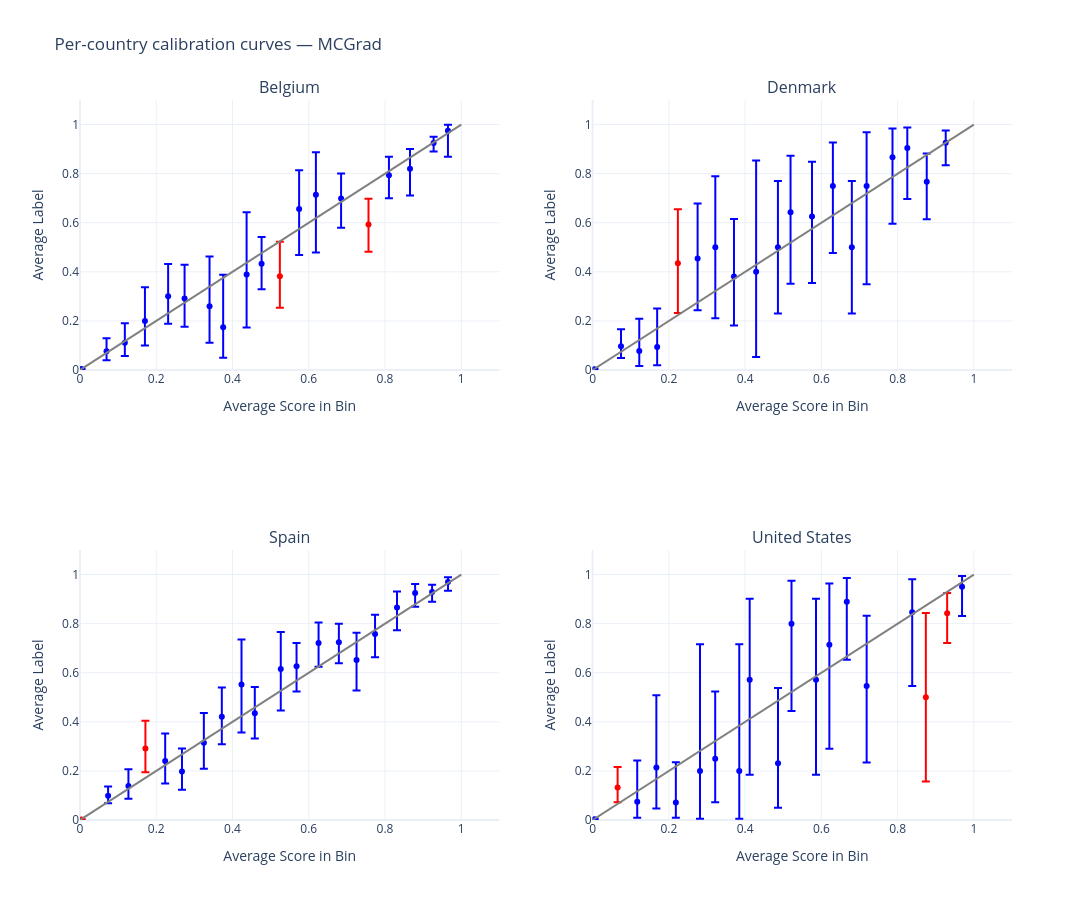

Notebook code for this chart:
### Markdown cell above
Per-country calibration curves after running MCGrad:

### Code cell
plotting.plot_calibration_curve_by_segment(
    test_df,
    group_var='country',
    score_col=MCGRAD_SCORE_COLUMN,
    label_col=LABEL_COLUMN,
    n_cols=2,
).update_layout(
    title='Per-country calibration curves — MCGrad',
    width=1400, height=900,
)

### Figure 1 — Plotly figure (JSON) as saved in the notebook; plotly's stock layout.template omitted (floating-point values rounded to 4 significant figures)
{"data": [{"error_y": {"array": [0.001818, 0.05296, 0.07901, 0.1372, 0.1321, 0.1381, 0.2036, 0.2139, 0.2537, 0.1087, 0.158, 0.1729, 0.1019, 0.07546, 0.08076, 0.02606, 0.02437], "arrayminus": [0.00135, 0.03609, 0.05432, 0.0997, 0.1115, 0.1146, 0.1481, 0.1244, 0.2159, 0.1041, 0.1882, 0.236, 0.1186, 0.09413, 0.1084, 0.03395, 0.1066], "color": "blue", "type": "data", "visible": true}, "marker": {"color": "blue"}, "mode": "markers", "name": "Belgium (calibrated)", "type": "scatter", "x": [0.004018, 0.06965, 0.1176, 0.1703, 0.2312, 0.2743, 0.3398, 0.3755, 0.437, 0.4763, 0.5747, 0.6187, 0.6848, 0.8103, 0.8655, 0.9275, 0.9651], "xaxis": "x", "y": [0.003829, 0.07595, 0.1111, 0.2, 0.3, 0.2909, 0.2593, 0.1739, 0.3889, 0.4333, 0.6562, 0.7143, 0.6986, 0.7938, 0.8194, 0.9245, 0.975], "yaxis": "y"}, {"error_y": {"array": [0.1409, 0.1047], "arrayminus": [0.1277, 0.1113], "color": "red", "type": "data", "visible": true}, "marker": {"color": "red"}, "mode": "markers", "name": "Belgium (miscalibrated)", "type": "scatter", "x": [0.5242, 0.7567], "xaxis": "x", "y": [0.3818, 0.593], "yaxis": "y"}, {"error_y": {"array": [0.002587, 0.0696, 0.1318, 0.1565, 0.2233, 0.2891, 0.2347, 0.4534, 0.2696, 0.2295, 0.223, 0.1773, 0.2696, 0.2181, 0.1168, 0.08349, 0.115, 0.04995], "arrayminus": [0.001678, 0.04733, 0.06077, 0.07398, 0.2107, 0.2891, 0.1999, 0.3473, 0.2696, 0.2915, 0.2707, 0.2738, 0.2696, 0.4009, 0.2713, 0.2085, 0.1538, 0.091], "color": "blue", "type": "data", "visible": true}, "marker": {"color": "blue"}, "mode": "markers", "name": "Denmark (calibrated)", "type": "scatter", "x": [0.004901, 0.07444, 0.1224, 0.1693, 0.2754, 0.3219, 0.3708, 0.4289, 0.4861, 0.5192, 0.5754, 0.6302, 0.6799, 0.7187, 0.7866, 0.8254, 0.8764, 0.9262], "xaxis": "x2", "y": [0.003474, 0.09649, 0.07692, 0.09375, 0.4545, 0.5, 0.381, 0.4, 0.5, 0.6429, 0.625, 0.75, 0.5, 0.75, 0.8667, 0.9048, 0.7674, 0.9254], "yaxis": "y2"}, {"error_y": {"array": [0.2203], "arrayminus": [0.2029], "color": "red", "type": "data", "visible": true}, "marker": {"color": "red"}, "mode": "markers", "name": "Denmark (miscalibrated)", "type": "scatter", "x": [0.2237], "xaxis": "x2", "y": [0.4348], "yaxis": "y2"}, {"error_y": {"array": [0.03769, 0.06743, 0.1125, 0.09377, 0.122, 0.1188, 0.1838, 0.1074, 0.151, 0.09521, 0.08349, 0.07553, 0.1107, 0.07907, 0.06523, 0.03713, 0.02903, 0.0194], "arrayminus": [0.03014, 0.05194, 0.09113, 0.07435, 0.1058, 0.1124, 0.1948, 0.1031, 0.1692, 0.103, 0.09649, 0.0863, 0.1242, 0.09439, 0.09321, 0.05547, 0.04016, 0.035], "color": "blue", "type": "data", "visible": true}, "marker": {"color": "blue"}, "mode": "markers", "name": "Spain (calibrated)", "type": "scatter", "x": [0.07371, 0.127, 0.2234, 0.2674, 0.3248, 0.372, 0.4236, 0.4585, 0.5266, 0.568, 0.6257, 0.6789, 0.7253, 0.7738, 0.8314, 0.879, 0.9235, 0.9653], "xaxis": "x3", "y": [0.09846, 0.1389, 0.24, 0.1979, 0.3143, 0.4211, 0.5517, 0.4348, 0.6154, 0.6263, 0.7212, 0.7244, 0.6522, 0.7573, 0.8659, 0.9247, 0.9292, 0.9692], "yaxis": "y3"}, {"error_y": {"array": [0.00132, 0.113], "arrayminus": [0.00112, 0.09681], "color": "red", "type": "data", "visible": true}, "marker": {"color": "red"}, "mode": "markers", "name": "Spain (miscalibrated)", "type": "scatter", "x": [0.004574, 0.1716], "xaxis": "x3", "y": [0.002065, 0.2911], "yaxis": "y3"}, {"error_y": {"array": [0.002475, 0.1688, 0.2937, 0.1636, 0.5164, 0.2738, 0.5164, 0.3296, 0.3074, 0.1748, 0.3296, 0.249, 0.09736, 0.2871, 0.1346, 0.04389], "arrayminus": [0.001605, 0.06497, 0.1677, 0.06266, 0.1949, 0.1773, 0.1949, 0.3874, 0.1804, 0.3561, 0.3874, 0.4239, 0.236, 0.3117, 0.3006, 0.1192], "color": "blue", "type": "data", "visible": true}, "marker": {"color": "blue"}, "mode": "markers", "name": "United States (calibrated)", "type": "scatter", "x": [0.005317, 0.117, 0.1672, 0.2183, 0.2818, 0.3216, 0.3847, 0.412, 0.4863, 0.5217, 0.586, 0.621, 0.6667, 0.7188, 0.8383, 0.969], "xaxis": "x4", "y": [0.003323, 0.07407, 0.2143, 0.07143, 0.2, 0.25, 0.2, 0.5714, 0.2308, 0.8, 0.5714, 0.7143, 0.8889, 0.5455, 0.8462, 0.95], "yaxis": "y4"}, {"error_y": {"array": [0.0835, 0.343, 0.08306], "arrayminus": [0.06009, 0.343, 0.1208], "color": "red", "type": "data", "visible": true}, "marker": {"color": "red"}, "mode": "markers", "name": "United States (miscalibrated)", "type": "scatter", "x": [0.06562, 0.874, 0.9299], "xaxis": "x4", "y": [0.1327, 0.5, 0.8421], "yaxis": "y4"}], "layout": {"annotations": [{"font": {"size": 16}, "showarrow": false, "text": "Belgium", "x": 0.225, "xanchor": "center", "xref": "paper", "y": 1.0, "yanchor": "bottom", "yref": "paper"}, {"font": {"size": 16}, "showarrow": false, "text": "Denmark", "x": 0.775, "xanchor": "center", "xref": "paper", "y": 1.0, "yanchor": "bottom", "yref": "paper"}, {"font": {"size": 16}, "showarrow": false, "text": "Spain", "x": 0.225, "xanchor": "center", "xref": "paper", "y": 0.375, "yanchor": "bottom", "yref": "paper"}, {"font": {"size": 16}, "showarrow": false, "text": "United States", "x": 0.775, "xanchor": "center", "xref": "paper", "y": 0.375, "yanchor": "bottom", "yref": "paper"}], "height": 900, "shapes": [{"line": {"color": "Grey", "width": 2}, "type": "line", "x0": 0, "x1": 1, "xref": "x", "y0": 0, "y1": 1, "yref": "y"}, {"line": {"color": "Grey", "width": 2}, "type": "line", "x0": 0, "x1": 1, "xref": "x2", "y0": 0, "y1": 1, "yref": "y2"}, {"line": {"color": "Grey", "width": 2}, "type": "line", "x0": 0, "x1": 1, "xref": "x3", "y0": 0, "y1": 1, "yref": "y3"}, {"line": {"color": "Grey", "width": 2}, "type": "line", "x0": 0, "x1": 1, "xref": "x4", "y0": 0, "y1": 1, "yref": "y4"}], "showlegend": false, "title": {"text": "Per-country calibration curves — MCGrad"}, "width": 1400, "xaxis": {"anchor": "y", "domain": [0.0, 0.45], "range": [0, 1.1], "title": {"text": "Average Score in Bin"}}, "xaxis2": {"anchor": "y2", "domain": [0.55, 1.0], "range": [0, 1.1], "title": {"text": "Average Score in Bin"}}, "xaxis3": {"anchor": "y3", "domain": [0.0, 0.45], "range": [0, 1.1], "title": {"text": "Average Score in Bin"}}, "xaxis4": {"anchor": "y4", "domain": [0.55, 1.0], "range": [0, 1.1], "title": {"text": "Average Score in Bin"}}, "yaxis": {"anchor": "x", "domain": [0.625, 1.0], "range": [0, 1.1], "title": {"text": "Average Label"}}, "yaxis2": {"anchor": "x2", "domain": [0.625, 1.0], "range": [0, 1.1], "title": {"text": "Average Label"}}, "yaxis3": {"anchor": "x3", "domain": [0.0, 0.375], "range": [0, 1.1], "title": {"text": "Average Label"}}, "yaxis4": {"anchor": "x4", "domain": [0.0, 0.375], "range": [0, 1.1], "title": {"text": "Average Label"}}}}
